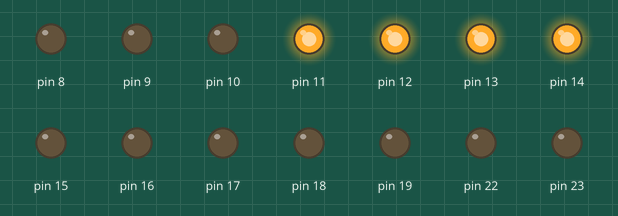
A sketch run on a simulated Arduino Uno, built with avr-gcc and run on an emulated ATmega328P. Shown: output pins drawn as LEDs (lit = HIGH).

Above: at 0.02 s.
At 0.62 s:
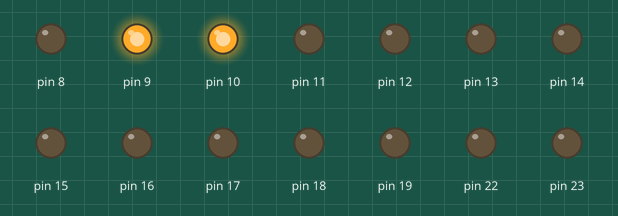
At 1.37 s:
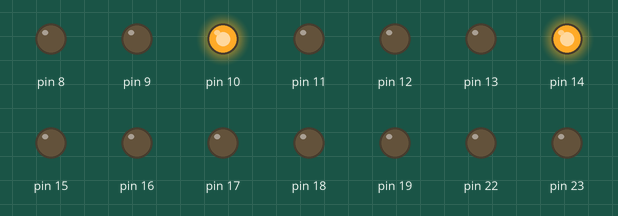
At 2.67 s:
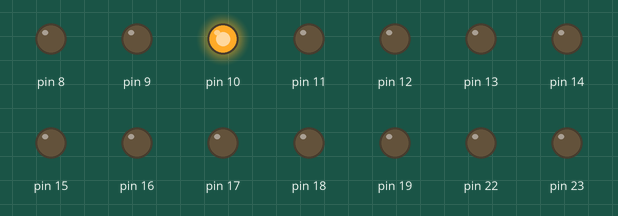
At 3.97 s:
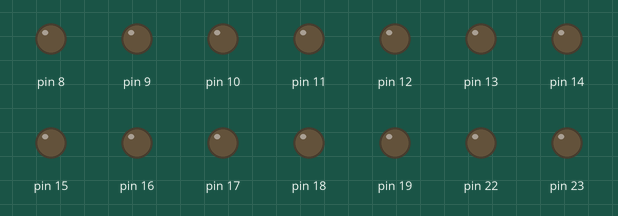
At 5.42 s:
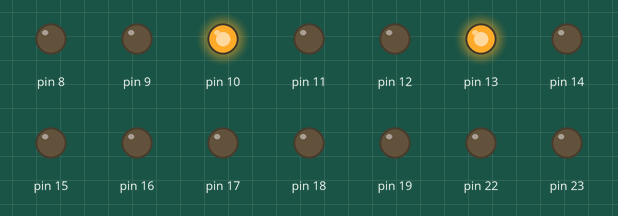
Timing chart, 0 to 5.7 s (numbered marks = the images above):
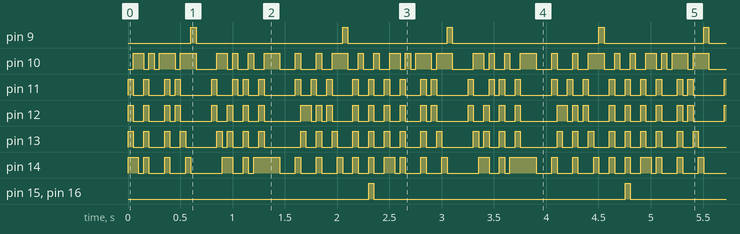

The sketch:

pov.ino
```cpp
#define WIDTH 49
#define HEIGHT 8

static char *pixels[HEIGHT] = {
	"       x                            x            ",  // PC2 (A2/16)
	" x  x  xxx  x   x   xxx  x  x xx    xxx xxx x xx ",  // PC1 (A1/15)
	"  x  x    x  x  x      x  x x   x      x x   x  x",  // PC0 (A0/14)
	"  x  x    x x xx       x  x  x  x      x x   x  x",  // PB5 (D13)
	"  x  x   x  x  x       x  x  x x      x  x   x  x",  // PB4 (D12)
	"  x  x  x   x   x   xxxxx x  xx      x   x   x xx",  // PB3 (D11)
	"  x                                              ",  // PB2 (D10)
	"  x                                              ",  // PB1 (D9)
};

void setup() {
        DDRB = 0xff;
        DDRC = 0xff;
}

void loop() {
        for (int x=WIDTH-1; x>=0; x--) {
                for (int y=0; y<HEIGHT; y++) {
                        int c = pixels[HEIGHT-1-y][x] != ' ';
                        if (y < 3) {
                                digitalWrite(16-y, c);
                        } else {
                                digitalWrite(9+(HEIGHT-1-y), c);
                        }
                }

                delay(50);
        }
}
```

Measured:
- by itself, pin 9: repeats every 2.5 s: LOW 1.4 s, HIGH 0.05 s, LOW 0.95 s, HIGH 0.05 s
- by itself, pin 10–14: moves between LOW and HIGH, repeating every 2.5 s
- by itself, pin 15, pin 16: alternates HIGH for 0.05 s and LOW for 2.4 s
